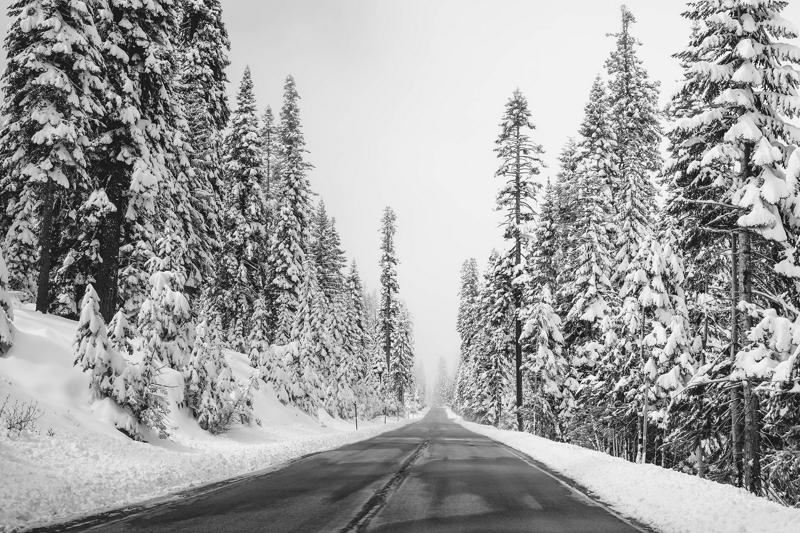
%> input picture assign_2/Part-1: Image Enhancement/images/image2.jpg, 800 x 533 px
$ octave test_compute_LoG.m   (GNU Octave 9; MATLAB toolbox functions it lacks are replaced by stand-ins)
%> lines starting %> are read from the running program, lines starting %| are printed output that depends on the picture
### assign_2/Part-1: Image Enhancement/compute_LoG.m
function imOut = compute_LoG(image, LOG_type)
image_double = double(image);
switch LOG_type
    case 1
        %method 1
        h_gaussian = fspecial("gaussian", [5,5], 0.5);
        % for greyscale image
        imOut = conv2(image_double, h_gaussian, "same");
        % by default alpha is 0.2
        h_laplacian = fspecial("laplacian");
         imOut = conv2(imOut, h_laplacian, "same");
% [5 lines of commented-out code are left out]
    case 2
        % method 2
        h_log = fspecial("log", [5,5], 0.5);
        imOut = conv2(image_double, h_log, "same");
    case 3
        %method 3
        % the best ratio seems to be 100
        sigma1 = 0.1; sigma2 = sigma1 * 100;
        h_gaussian1 = fspecial("gaussian", [5,5], sigma1);
        h_gaussian2 = fspecial("gaussian", [5,5], sigma2);
        imOut = conv2(image_double, h_gaussian1 - h_gaussian2, "same");

end
end

### assign_2/Part-1: Image Enhancement/test_compute_LoG.m
image = imread('./images/image2.jpg');
%> image is the input picture: size 533x800 uint8; min 0, max 255, mean 160
img1 = compute_LoG(image, 1);
%> in compute_LoG, `imOut = conv2(imOut, h_laplacian, "same");`:
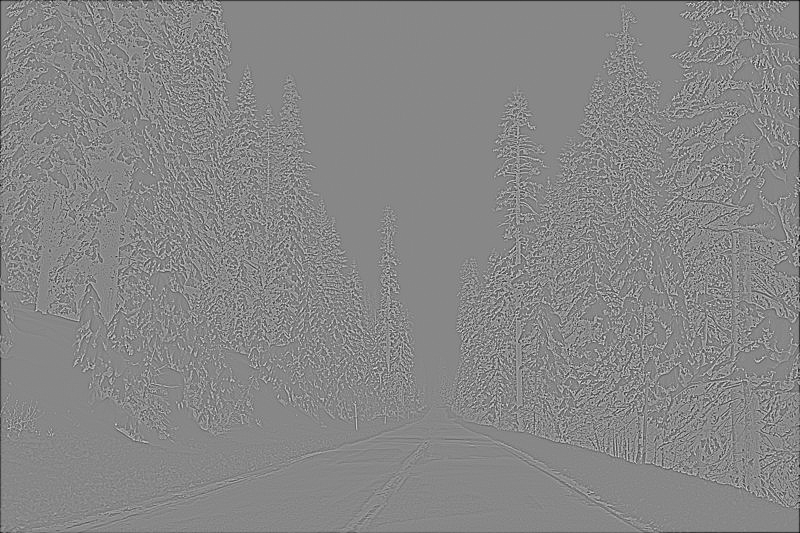
%> imOut: size 533x800 double; min -307.4, max 270.4, mean -0.9; drawn with min black and max white
img2 = compute_LoG(image, 2);
img3 = compute_LoG(image, 3);
%> call 3 of compute_LoG, with LOG_type = 3
%> in compute_LoG (call 3), `imOut = conv2(image_double, h_gaussian1 - h_gaussian2, "same");`:
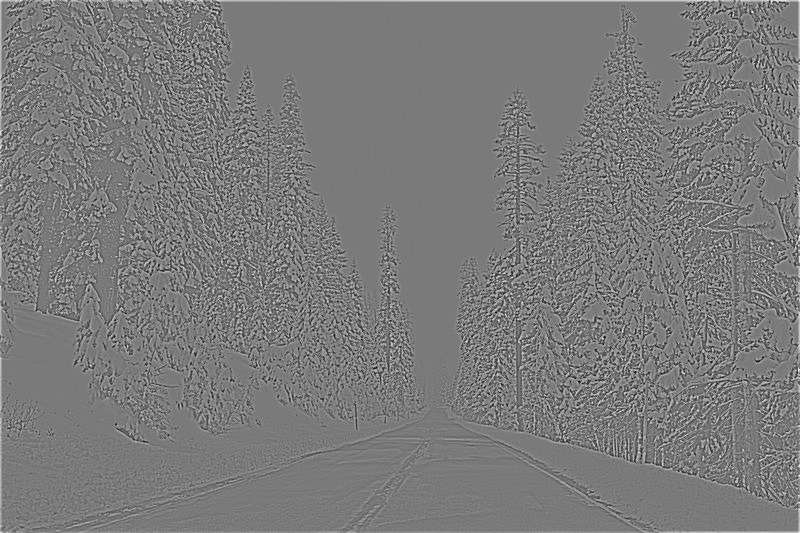
%> imOut: size 533x800 double; min -152, max 164.7, mean 0.6; drawn with min black and max white
montage({image, img1, img2, img3});
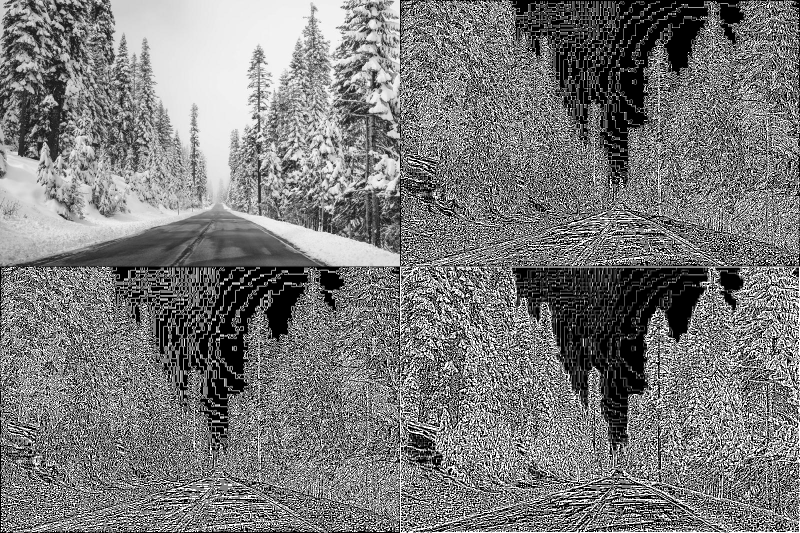
%> displayed picture: size 1066x1600, on the screen's scale of 0 to 255 (shown at 1/2 size); min 0, max 255, mean 121.5

$ run again, with assign_2/Part-1: Image Enhancement/images/image1.jpg copied over assign_2/Part-1: Image Enhancement/images/image2.jpg
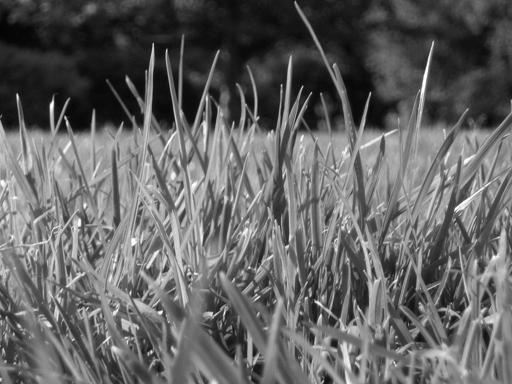
%> input picture assign_2/Part-1: Image Enhancement/images/image1.jpg, 512 x 384 px
%> image is the input picture: size 384x512 uint8; min 0, max 255, mean 99.4
%> in compute_LoG (call 3), `imOut = conv2(image_double, h_gaussian1 - h_gaussian2, "same");`:
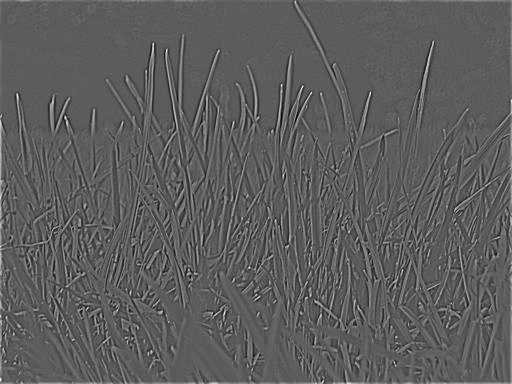
%> imOut: size 384x512 double; min -84.38, max 147.2, mean 0.5; drawn with min black and max white
%> `montage({image, img1, img2, img3});`:
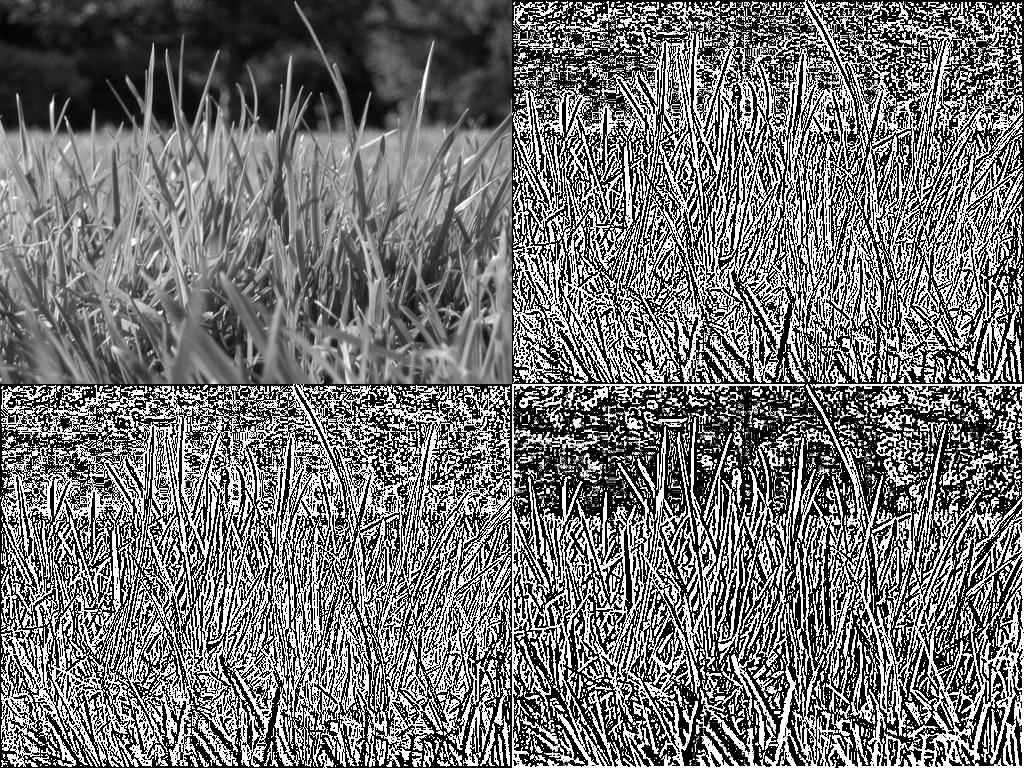
%> displayed picture: size 768x1024, on the screen's scale of 0 to 255; min 0, max 255, mean 115
